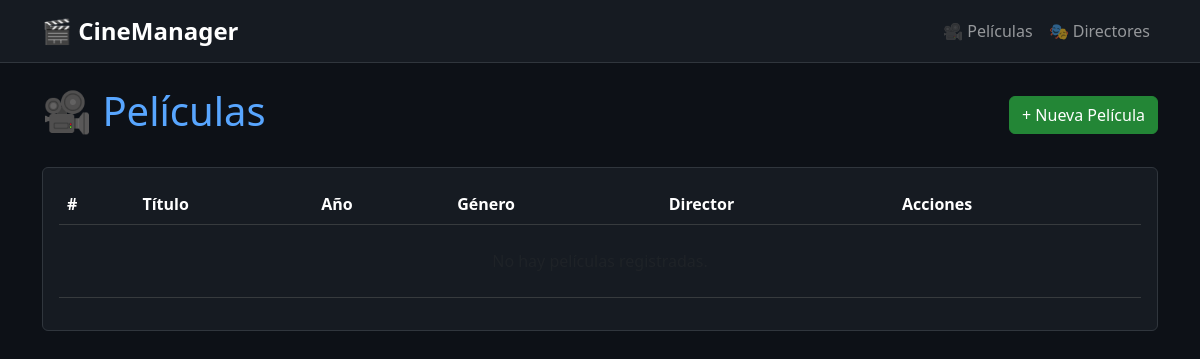
Before: /peliculas/ with the older database file.
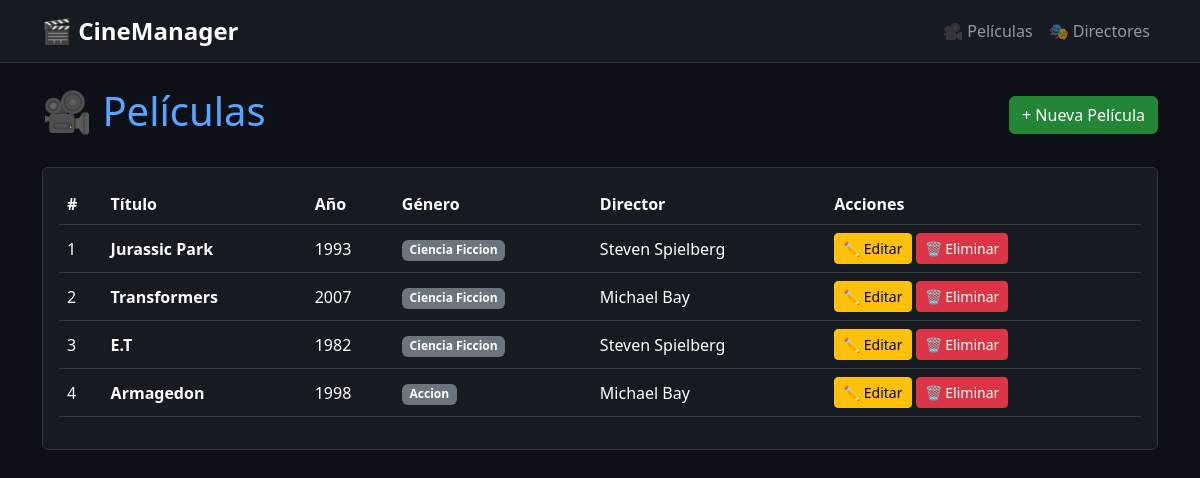
After: the same page with the newer database file.
### gestion/models.py (models this page shows, shortened)
class Pelicula(models.Model):
    GENEROS = [
        ('Accion', 'Acción'),
        ('Comedia', 'Comedia'),
        ('Drama', 'Drama'),
        ('Terror', 'Terror'),
        ('Ciencia Ficcion', 'Ciencia Ficción'),
        ('Animacion', 'Animación'),
    ]
    titulo = models.CharField(max_length=200)
    anio_estreno = models.IntegerField()
    genero = models.CharField(max_length=50, choices=GENEROS)
    director = models.ForeignKey(
        Director,
        on_delete=models.CASCADE,
        related_name='peliculas'
    )

class Director(models.Model):
    nombre = models.CharField(max_length=100)
    nacionalidad = models.CharField(max_length=100)
    def __str__(self):
        return self.nombre

### gestion/views.py (the view)
# urls.py: path('peliculas/', views.pelicula_list, name='pelicula_list'),
def pelicula_list(request):
    peliculas = Pelicula.objects.all()
    return render(request, 'gestion/pelicula_list.html', {'peliculas': peliculas})

### gestion/templates/gestion/pelicula_list.html
{% extends 'gestion/base.html' %}
{% block content %}
<div class="d-flex justify-content-between align-items-center mb-4">
  <h1>🎥 Películas</h1>
  <a href="{% url 'pelicula_create' %}" class="btn btn-success">+ Nueva Película</a>
</div>
<div class="card p-3">
  <table class="table table-dark table-hover align-middle">
    <thead>
      <tr>
        <th>#</th>
        <th>Título</th>
        <th>Año</th>
        <th>Género</th>
        <th>Director</th>
        <th>Acciones</th>
      </tr>
    </thead>
    <tbody>
      {% for p in peliculas %}
      <tr>
        <td>{{ forloop.counter }}</td>
        <td><strong>{{ p.titulo }}</strong></td>
        <td>{{ p.anio_estreno }}</td>
        <td><span class="badge bg-secondary">{{ p.genero }}</span></td>
        <td>{{ p.director }}</td>
        <td>
          <a href="{% url 'pelicula_edit' p.pk %}" class="btn btn-sm btn-warning">✏️ Editar</a>
          <a href="{% url 'pelicula_delete' p.pk %}" class="btn btn-sm btn-danger">🗑️ Eliminar</a>
        </td>
      </tr>
      {% empty %}
      <tr>
        <td colspan="6" class="text-center text-muted py-4">No hay películas registradas.</td>
      </tr>
      {% endfor %}
    </tbody>
  </table>
</div>
{% endblock %}

### gestion/templates/gestion/base.html (shortened to what this page needs)
<!DOCTYPE html>
<html lang="es">
<head>
  <link href="https://cdn.jsdelivr.net/npm/bootstrap@5.3.0/dist/css/bootstrap.min.css" rel="stylesheet">
</head>
<body>
  <nav class="navbar navbar-expand-lg navbar-dark mb-4">
    <div class="container">
      <a class="navbar-brand fw-bold fs-4" href="{% url 'pelicula_list' %}">🎬 CineManager</a>
      <div class="collapse navbar-collapse">
        <ul class="navbar-nav ms-auto">
          <li class="nav-item">
            <a class="nav-link" href="{% url 'pelicula_list' %}">🎥 Películas</a>
          </li>
          <li class="nav-item">
            <a class="nav-link" href="{% url 'director_list' %}">🎭 Directores</a>
          </li>
        </ul>
      </div>
    </div>
  </nav>
  <div class="container">
    {% block content %}{% endblock %}
  </div>
</body>
</html>

### gestion/templates/gestion/base.html (style rules this page uses)
body { background-color: #0d1117; color: #e6edf3; }
.navbar { background-color: #161b22 !important; border-bottom: 1px solid #30363d; }
.card { background-color: #161b22; border: 1px solid #30363d; }
.table { color: #e6edf3; }
.table-dark { --bs-table-bg: #161b22; }
h1, h2 { color: #58a6ff; }
.btn-success { background-color: #238636; border-color: #238636; }

Changed rows visible on the page:
added Pelicula: titulo "Jurassic Park", anio_estreno "1993", genero "Ciencia Ficcion", director "Steven Spielberg"
added Pelicula: titulo "Transformers", anio_estreno "2007", genero "Ciencia Ficcion", director "Michael Bay"
added Pelicula: titulo "E.T", anio_estreno "1982", genero "Ciencia Ficcion", director "Steven Spielberg"
added Pelicula: titulo "Armagedon", anio_estreno "1998", genero "Accion", director "Michael Bay"
